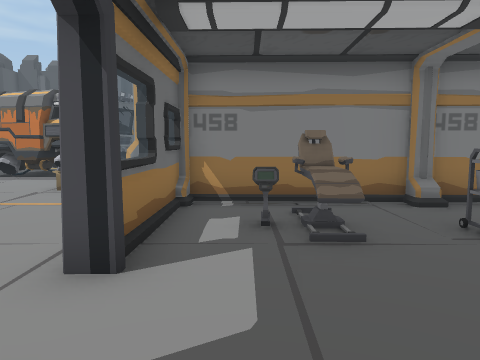
view 1 (above)

24 first-person views from a walk through a scene from a Unity 3-D project. The camera is 1.2 m above the floor, tilts 6° down and sees 70° across. Doors are open. The floor is counted in squares, 1 m on a side. Each view is taken from the middle of a square. On the plan, view 1 faces up. The plan holds only what a view shows up to about 14 squares ahead; the rest is blank. The place goes on beyond the plan.

view 2
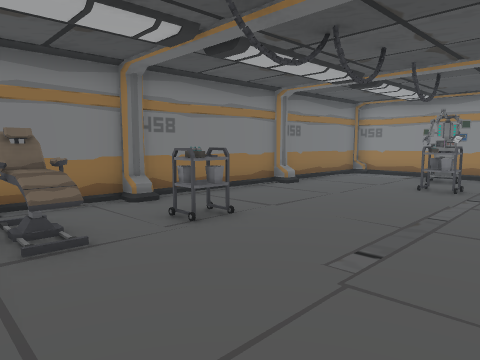

view 3
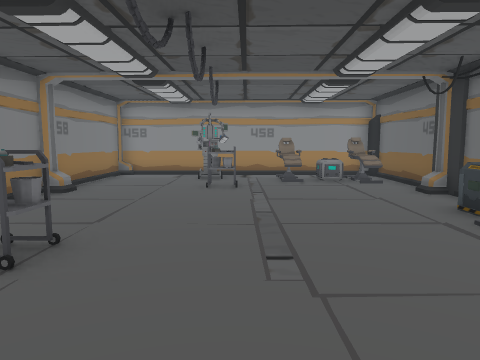

view 4
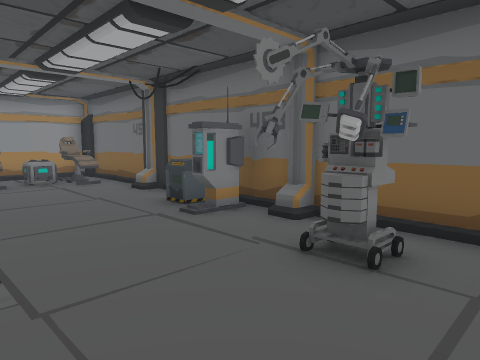

view 5
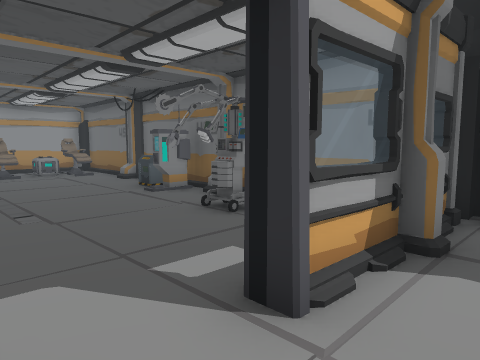

view 6
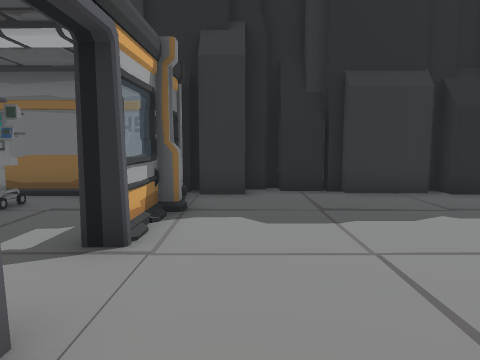

view 7
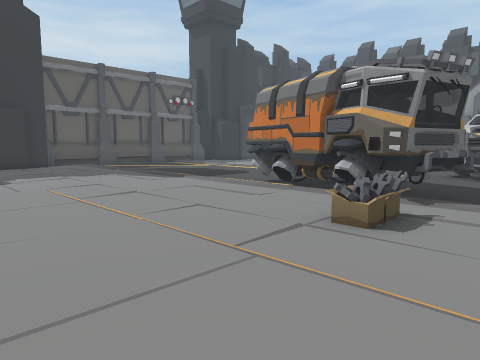

view 8
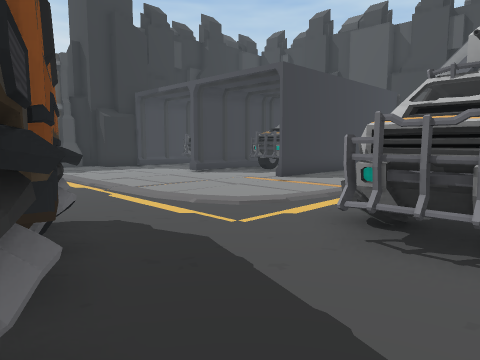

view 9
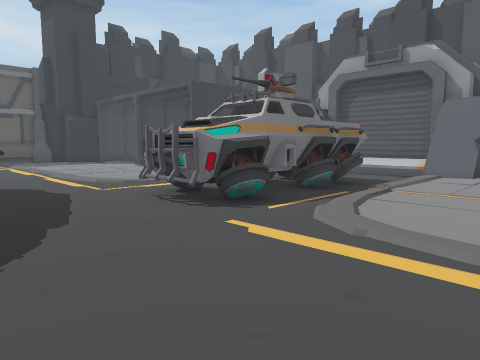

view 10
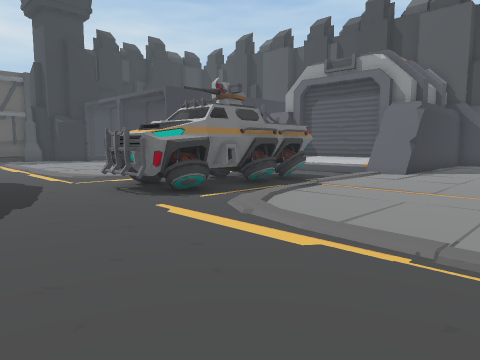

view 11
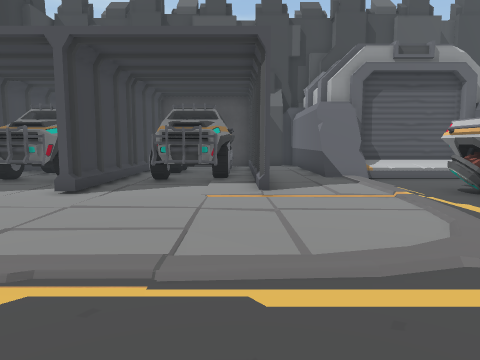

view 12
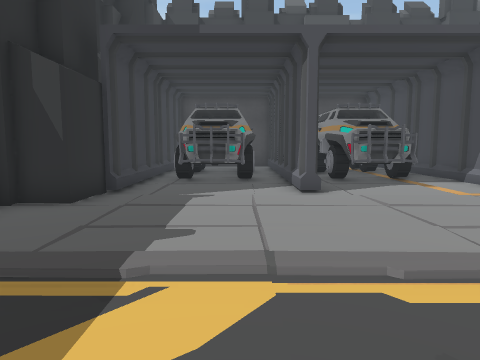

view 13
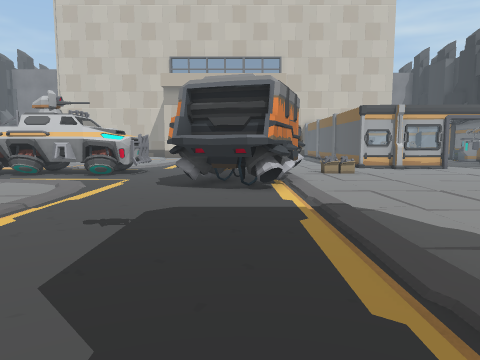

view 14
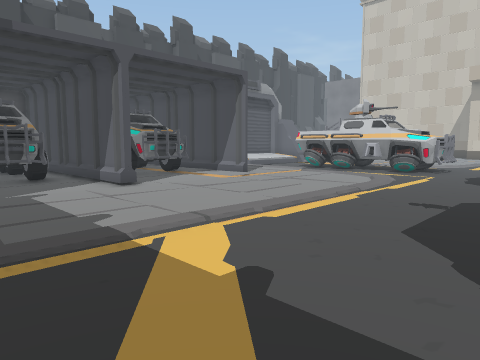

view 15
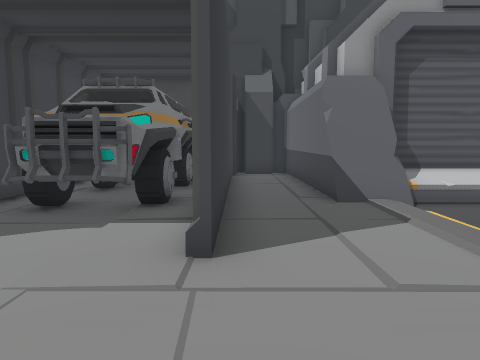

view 16
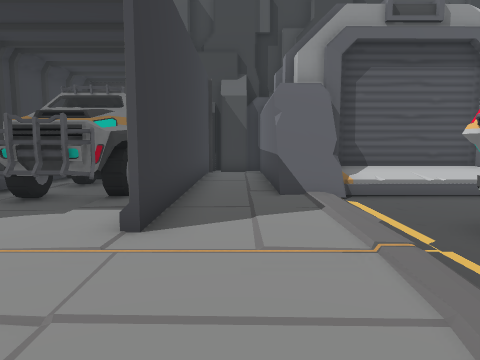

view 17
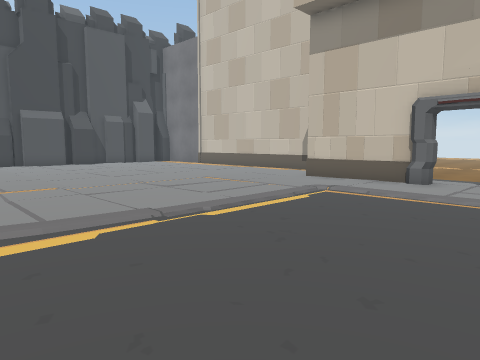

view 18
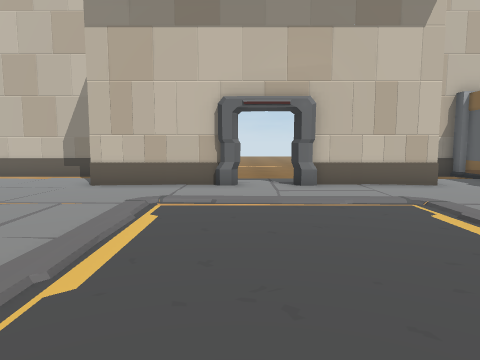

view 19
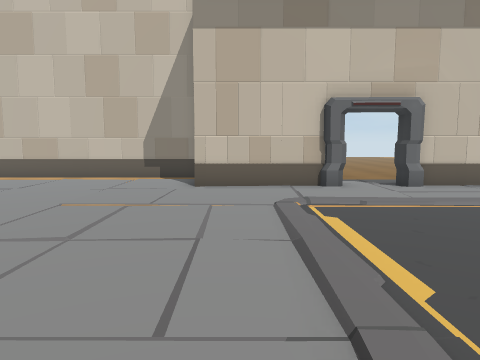

view 20
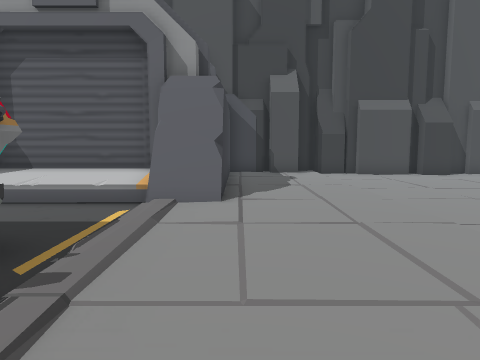

view 21
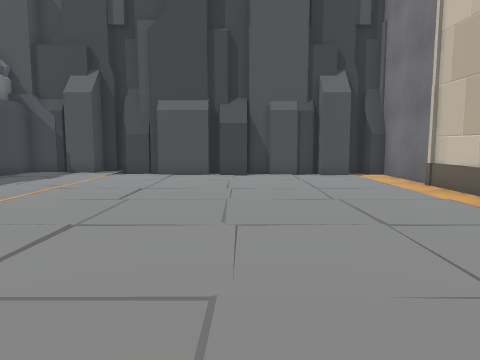

view 22
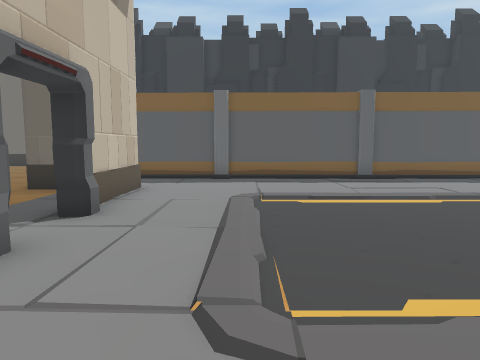

view 23
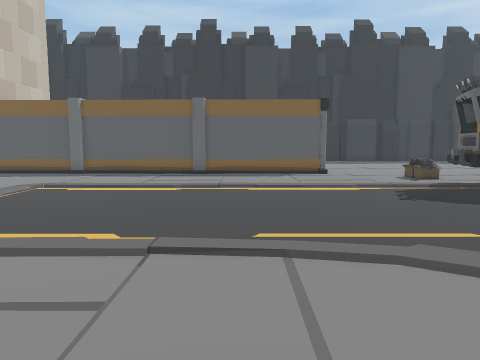

view 24
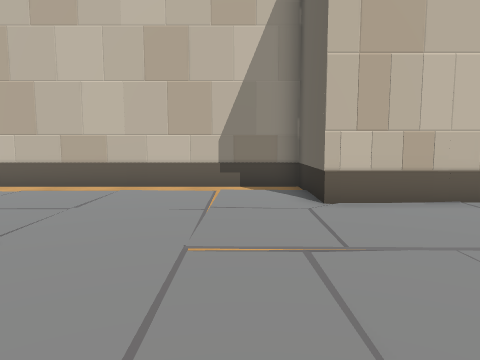

### Floor plan
Key: @ floor where view 1 was taken; # wall or solid block; x gap in a wall; . main floor; : floor 0.25 m higher than the main floor; + floor 0.5 m higher than the main floor; / step, stairs or slope; D open door; = window, fence, low wall or low ledge; C chair; M machine; T truck; W tower; O other object.
Columns run from 20 left of view 1 to 14 right of it. Each row starts with its distance up from view 1.
 33           ###       O##############
 32           O #      O             .#
 31           O #      #             .#
 30      O  T O O      O             .#
 29    T OT TTO O      O             .#
 28 OT T OTTTTO O######O             .#
 27 OTTT OTTTTO ##++++##             .#
 26 OTTT OTTTTO ##////##             .#
 25 OTTT OTTT.O  :..../              .#
 24 O TT O TT.O  ... ./              .#
 23 O    O  ..O  /.T T/              .#
 22 W       ..O../TTTT/.....    ......#
 21 W       ...../TTTT.......   ......#
 20         .......TTT......    ......#
 19         .......TTT......    ...####
 18         ......TTTT......    ...#
 17  ..///////.....TTT.............#
 16 .............................  #
 15 ...........OO................  D ..
 14  ..........OOOOO............. DD ..
 13 . ........OOOOOOO............  D ..
 12     ......OOOOOOO............. # ..
 11             OOOOO..............#..
 10                 O           ...# ..
  9                             ...####
  8                             ......#
  7             .......#####O##########
  6                    #.C...   ..  ..#
  5                  . #xCCOO       ..#
  4                   .= C  O       M.#
  3                  . D         OOMM.#
  2                    D.  .......OM..#
  1                   .D   .......  C.#
  0                   .=@MM        CC.#
 -1                   O#  M        OO.#
 -2                   .  MM..#O   CCC.#
 -3            ####  ##################
 -4             #######

Positions as (right, up) in squares from view 1, and headings:
1: (0, 0), facing up
2: (0, 0), facing up-right
3: (0, 2), facing right
4: (0, 2), facing down-right
5: (-3, 3), facing down-right
6: (-3, 5), facing down
7: (-2, 4), facing up-left
8: (-3, 13), facing up-left
9: (2, 13), facing up-left
10: (4, 13), facing up-left
11: (-11, 14), facing up
12: (-17, 14), facing up
13: (-18, 13), facing right
14: (-20, 13), facing up-right
15: (-10, 19), facing up
16: (-9, 18), facing up
17: (0, 12), facing up-right
18: (1, 15), facing right
19: (1, 18), facing right
20: (0, 19), facing up
21: (8, 19), facing up
22: (8, 19), facing down
23: (2, 21), facing down
24: (4, 21), facing right
